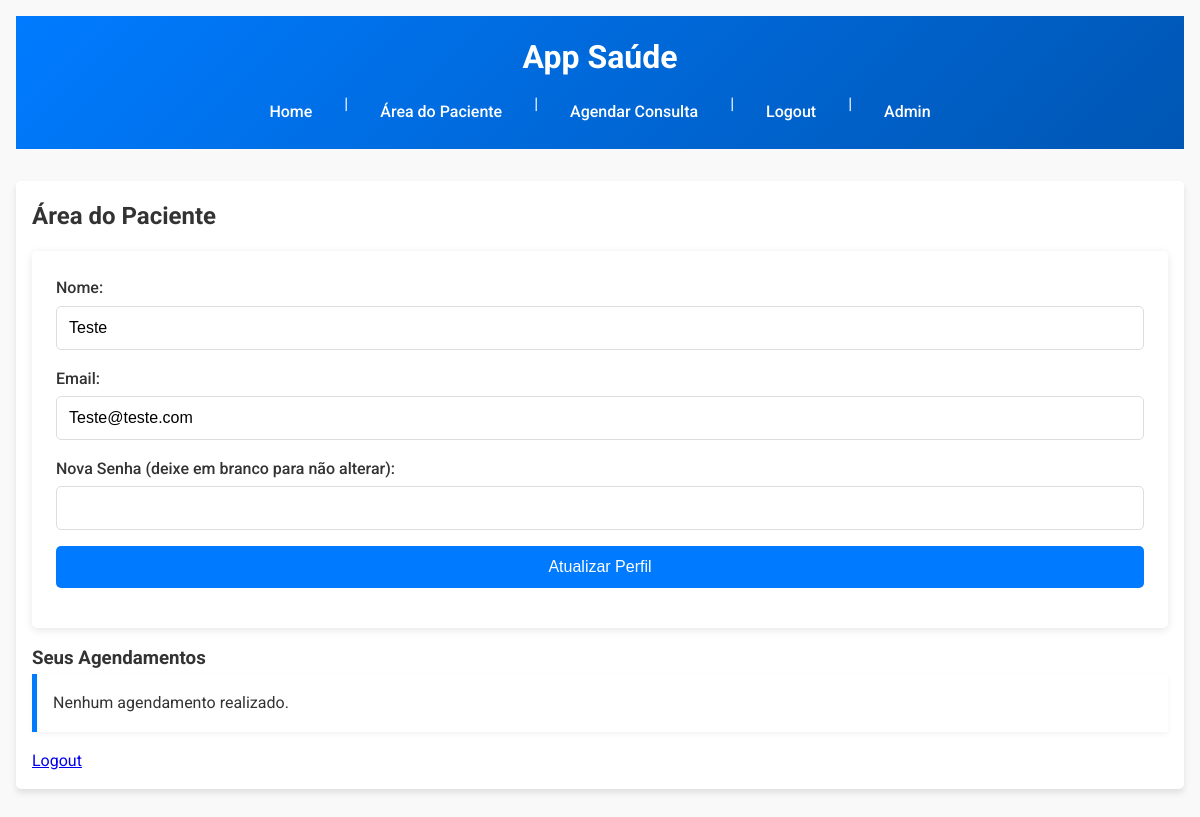
The app's page /patient/profile (signed in), older data.
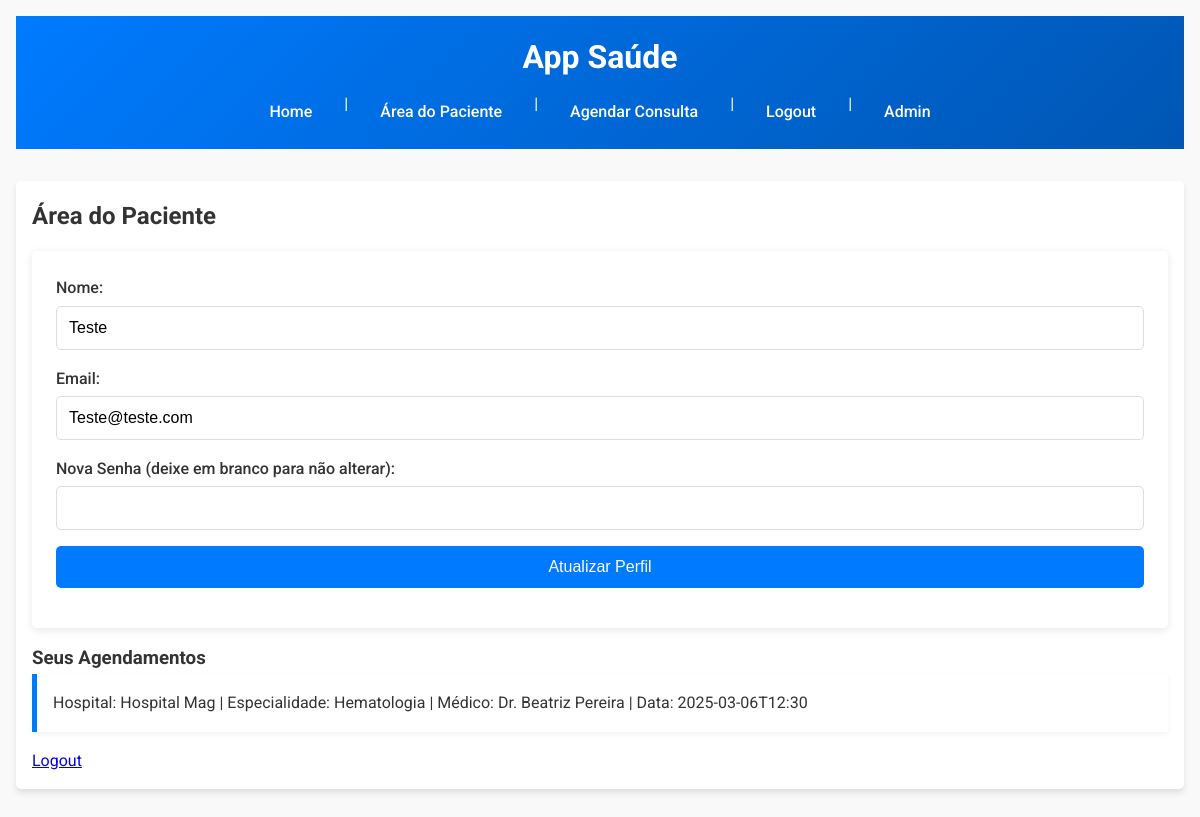
The same page, newer data.
### models.py (models this page shows)
class User(db.Model):
    __tablename__ = 'users'
    id = db.Column(db.Integer, primary_key=True)
    name = db.Column(db.String(255), nullable=False)
    email = db.Column(db.String(255), unique=True, nullable=False)
    password_hash = db.Column(db.String(255), nullable=False)
    appointments = db.relationship('Appointment', backref='user', cascade="all, delete", lazy=True)

class Appointment(db.Model):
    __tablename__ = 'appointments'
    id = db.Column(db.Integer, primary_key=True)
    hospital_id = db.Column(db.Integer, db.ForeignKey('hospitals.id'), nullable=False)
    specialty_id = db.Column(db.Integer, db.ForeignKey('specialties.id'), nullable=False)
    doctor_id = db.Column(db.Integer, db.ForeignKey('doctors.id'), nullable=False)
    date = db.Column(db.String(255), nullable=False)  # Para simplificar, usando string
    user_id = db.Column(db.Integer, db.ForeignKey('users.id'), nullable=False)
    hospital = db.relationship('Hospital', backref='appointments', lazy=True)
    specialty = db.relationship('Specialty', backref='appointments', lazy=True)
    doctor = db.relationship('Doctor', backref='appointments', lazy=True)

class Hospital(db.Model):
    __tablename__ = 'hospitals'
    id = db.Column(db.Integer, primary_key=True)
    name = db.Column(db.String(255), unique=True, nullable=False)

class Specialty(db.Model):
    __tablename__ = 'specialties'
    id = db.Column(db.Integer, primary_key=True)
    name = db.Column(db.String(255), unique=True, nullable=False)
    doctors = db.relationship('Doctor', backref='specialty', cascade="all, delete", lazy=True)

class Doctor(db.Model):
    __tablename__ = 'doctors'
    id = db.Column(db.Integer, primary_key=True)
    name = db.Column(db.String(255), nullable=False)
    crm = db.Column(db.String(100), nullable=False)
    specialty_id = db.Column(db.Integer, db.ForeignKey('specialties.id'), nullable=False)
    hospital_id = db.Column(db.Integer, db.ForeignKey('hospitals.id'), nullable=False)
    hospital = db.relationship('Hospital', backref='doctors')

### routes/patient_routes.py (the view, shortened to what this page needs)
@patient_bp.route('/profile', methods=['GET', 'POST'])
def profile():
    user_id = session.get('user_id')
    if not user_id:
        flash('Você precisa estar logado para acessar sua área.', 'error')
        return redirect(url_for('patient_auth_bp.login'))
    user = User.query.get(user_id)
    appointments = Appointment.query.filter_by(user_id=user_id).all()
    return render_template('patient_profile.html', user=user, appointments=appointments)

### templates/patient_profile.html (shortened to what this page needs)
{% extends "base.html" %}
{% block content %}
  <h2>Área do Paciente</h2>
  <form method="post" action="{{ url_for('patient_bp.profile') }}">
    <label>Nome:</label>
    <input type="text" name="name" value="{{ user.name }}" required><br>
    <label>Email:</label>
    <input type="email" name="email" value="{{ user.email }}" required><br>
    <label>Nova Senha (deixe em branco para não alterar):</label>
    <input type="password" name="password"><br>
    <button type="submit">Atualizar Perfil</button>
  </form>
  <h3>Seus Agendamentos</h3>
  <ul>
    {% for app in appointments %}
      <li>
        Hospital: {{ app.hospital.name }} | Especialidade: {{ app.specialty.name }} | Médico: {{ app.doctor.name }} | Data: {{ app.date }}
      </li>
    {% else %}
      <li>Nenhum agendamento realizado.</li>
    {% endfor %}
  </ul>
  <a href="{{ url_for('patient_bp.logout') }}">Logout</a>
{% endblock %}

### templates/base.html (shortened to what this page needs)
<!DOCTYPE html>
<html lang="pt-BR">
<head>
    <link rel="stylesheet" href="{{ url_for('static', filename='css/style.css') }}">
</head>
<body>
    <header>
        <h1>App Saúde</h1>
        <nav>
            <a href="{{ url_for('main_bp.index') }}">Home</a> |
            {% if session.user_id %}
                <a href="{{ url_for('patient_bp.profile') }}">Área do Paciente</a> |
                <a href="{{ url_for('patient_bp.schedule') }}">Agendar Consulta</a> |
                <a href="{{ url_for('patient_bp.logout') }}">Logout</a>
            {% else %}
                <a href="{{ url_for('patient_auth_bp.login') }}">Login do Paciente</a> |
                <a href="{{ url_for('patient_auth_bp.register') }}">Registrar</a>
            {% endif %}
            | <a href="{{ url_for('admin_auth_bp.admin_login') }}">Admin</a>
        </nav>
    </header>
    <main>
        {% block content %}{% endblock %}
    </main>
</body>
</html>

### static/css/style.css (style rules this page uses)
:root { --primary-color: #007BFF; --primary-dark: #0056b3; --light-bg: #f9f9f9; --text-color: #333; --header-bg: linear-gradient(135deg, #007BFF, #0056b3); --border-radius: 5px; --transition-speed: 0.3s; }
* { margin: 0; padding: 0; box-sizing: border-box; }
body { font-family: 'Roboto', sans-serif; background: var(--light-bg); color: var(--text-color); line-height: 1.6; padding: 1rem; }
header { background: var(--header-bg); color: #fff; padding: 1rem; text-align: center; }
header h1 { margin-bottom: 0.5rem; font-size: 2rem; font-weight: 700; }
nav { display: flex; justify-content: center; flex-wrap: wrap; gap: 1rem; margin-top: 0.5rem; }
nav a { color: #fff; text-decoration: none; font-weight: 500; padding: 0.5rem 1rem; border-radius: var(--border-radius); transition: background var(--transition-speed); }
main { padding: 1rem; max-width: 1200px; margin: 2rem auto; background: #fff; border-radius: var(--border-radius); box-shadow: 0 4px 6px rgba(0, 0, 0, 0.1); }
form { background: #fff; padding: 1.5rem; border-radius: var(--border-radius); margin: 1rem 0; box-shadow: 0 2px 8px rgba(0, 0, 0, 0.1); }
form label { font-weight: 500; display: block; margin-bottom: 0.3rem; }
form input, form select, form button { padding: 0.75rem; margin-bottom: 1rem; width: 100%; border: 1px solid #ddd; border-radius: var(--border-radius); font-size: 1rem; transition: border-color var(--transition-speed); }
form button { background: var(--primary-color); color: #fff; border: none; font-weight: 500; cursor: pointer; transition: background var(--transition-speed); }
ul { list-style: none; padding: 0; }
ul li { background: #fff; margin-bottom: 1rem; padding: 1rem; border-left: 5px solid var(--primary-color); box-shadow: 0 2px 5px rgba(0, 0, 0, 0.05); }

Row changes from the older to the newer data that the page shows:
added Appointment: hospital.name "Hospital Mag", specialty.name "Hematologia", doctor.name "Dr. Beatriz Pereira", date "2025-03-06T12:30"
Text that changed along with them:
text no longer shown: "Nenhum agendamento realizado."
